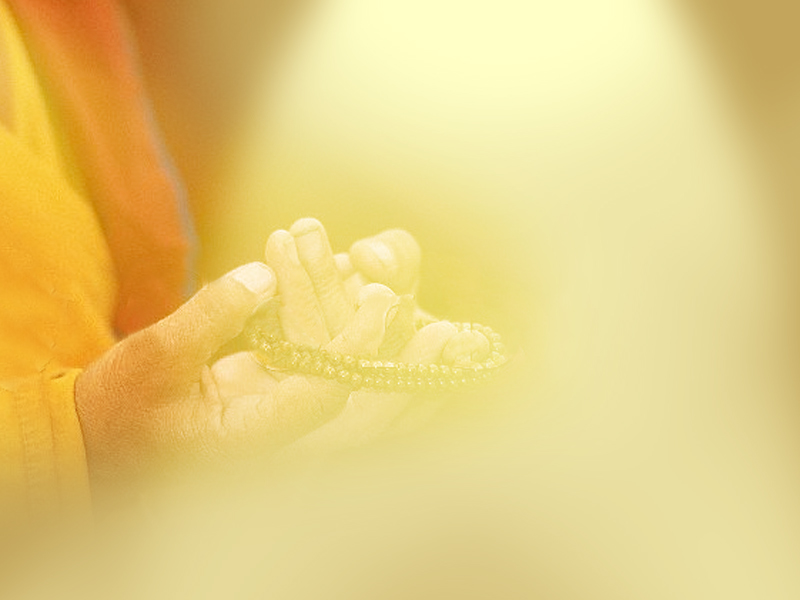
#> input picture assets/images/chapter5/chap5page02.jpg, 800 x 600 px, found by its file name
$ python deploy_authentic_parchment.py
#> lines starting #> are read from the running program, lines starting #| are printed output that depends on the picture
import os
from PIL import Image, ImageDraw, ImageFilter
import numpy as np

base_dir = "Devabhasha_modern"
# 1. Base parchment: Take the warm golden parchment from Devabhasha_master/jpeg/chapter 5/chap5page02.jpg
src_img_path = "Devabhasha_master/jpeg/chapter 5/chap5page02.jpg"
if os.path.exists(src_img_path):
    src = Image.open(src_img_path).convert("RGB")
#> src is the input picture: PIL image 800x600 RGB; mean R, G, B 230.1, 205.4, 127.3
    # The right half (x: 450 to 800) is pure, smooth golden glowing parchment!
    # Let's sample a tile from (480, 50, 780, 550) and create a rich 800x600 smooth parchment
    crop = src.crop((480, 40, 780, 560))
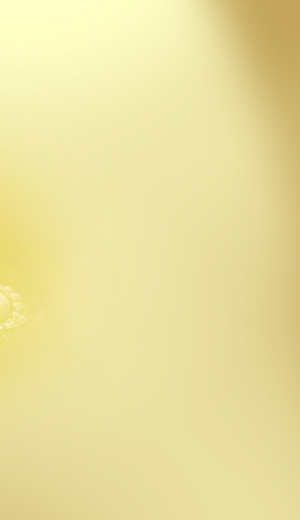
#> crop: PIL image 300x520 RGB; mean R, G, B 234.3, 223.7, 158.5
    # Resize and mirror to fill 800x600
    parchment = Image.new("RGB", (800, 600))
#> parchment: PIL image 800x600 RGB; every value is 0
    # Paste smooth gradient
    p_resized = crop.resize((800, 600), Image.Resampling.LANCZOS)
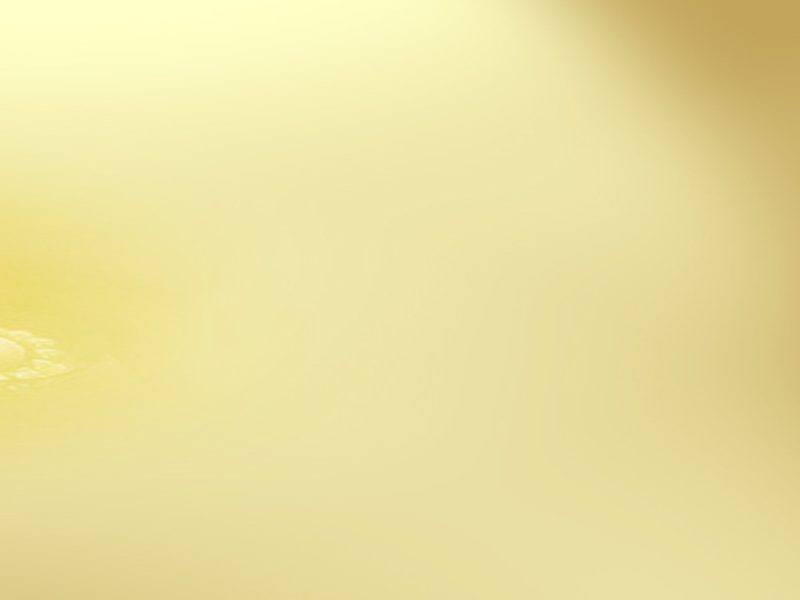
#> p_resized: PIL image 800x600 RGB; mean R, G, B 234.3, 223.7, 158.5

    # Overlay subtle texture from anib.jpg
    anib_path = "Devabhasha_master/jpeg/chap2/anib.jpg"
    if os.path.exists(anib_path):
        anib = Image.open(anib_path).convert("L").resize((800, 600))
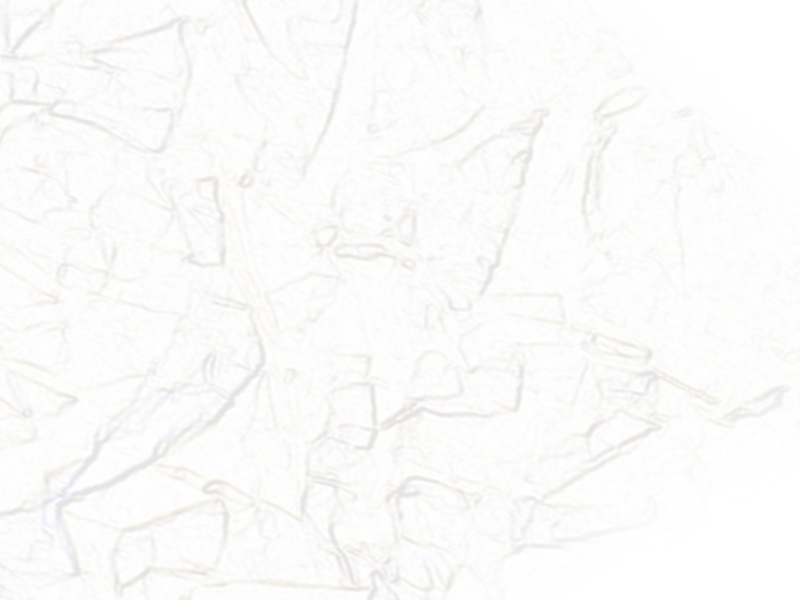
#> input picture assets/images/chap2/anib.jpg, 800 x 600 px, found by its file name
        anib_arr = np.array(anib, dtype=float)
        # Normalize anib grain
        grain = (anib_arr - anib_arr.mean()) / 255.0 * 18.0
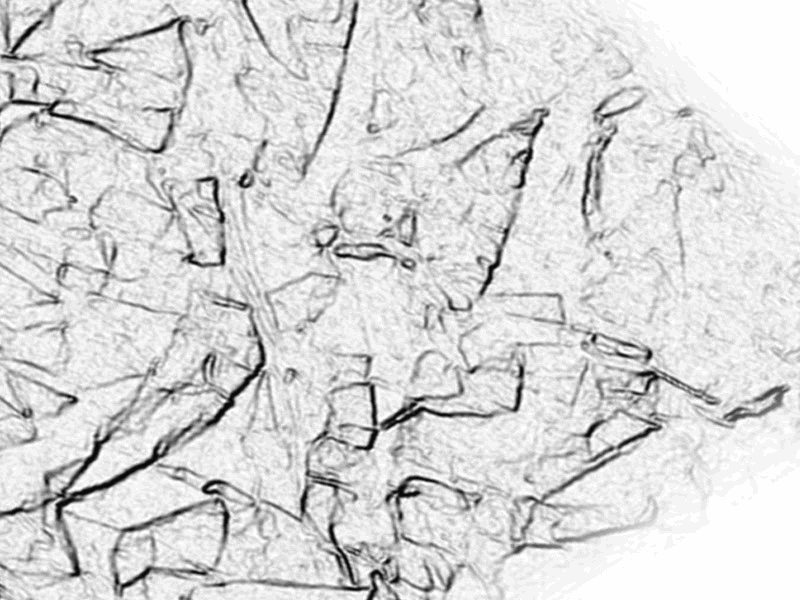
#> grain: shape (600, 800) float64; min -1.62, max 0.286, mean 6.96e-16; drawn with min black and max white
        p_arr = np.array(p_resized, dtype=float)
        p_arr = np.clip(p_arr + grain[:, :, np.newaxis], 0, 255).astype(np.uint8)
        parchment = Image.fromarray(p_arr)
    else:
        parchment = p_resized

    # Draw authentic subtle antique gold border / double fillet
    draw = ImageDraw.Draw(parchment)
    # Outer gold rule
    draw.rectangle([10, 10, 789, 589], outline=(184, 134, 11), width=2)
    # Inner subtle rule
    draw.rectangle([14, 14, 785, 585], outline=(218, 165, 32), width=1)

    out_path = os.path.join(base_dir, "assets", "images", "canvas_parchment.jpg")
    parchment.save(out_path, quality=96)
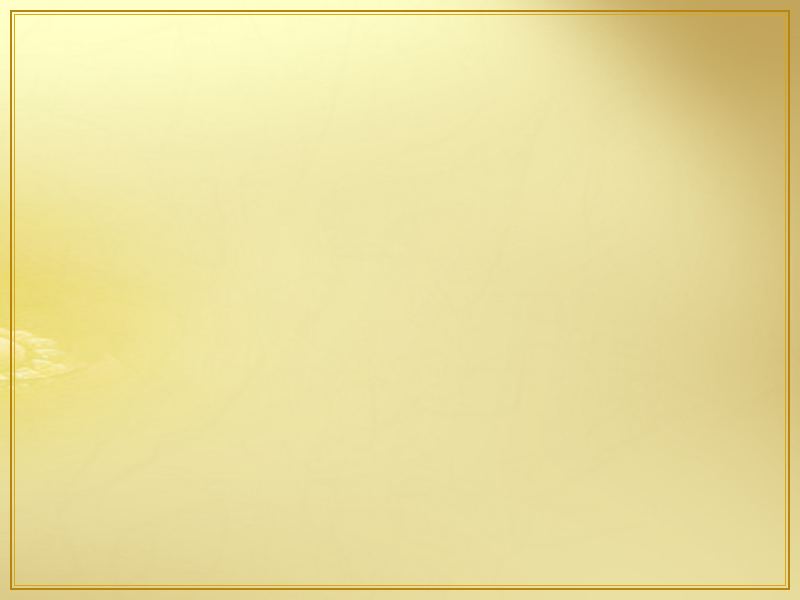
#> saved as canvas_parchment.jpg: PIL image 800x600 RGB; mean R, G, B 233.4, 222.2, 156
    print(f"Created authentic clean parchment canvas: {out_path} ({parchment.size})")
#| Created authentic clean parchment canvas: Devabhasha_modern/assets/images/canvas_parchment.jpg ((800, 600))

    # Now deploy this clean authentic parchment canvas for all SWF chapters (3, 4, 8, 9, 10):
    for ch_id in [3, 4, 8, 9, 10]:
        dir_name = f"chapter{ch_id}"
        if ch_id == 3: dir_name = "chap03"
        dest_dir = os.path.join(base_dir, "assets", "images", dir_name)
        os.makedirs(dest_dir, exist_ok=True)
        dest_file = os.path.join(dest_dir, f"chap{ch_id}canvas.jpg")
        parchment.save(dest_file, quality=96)
        print(f"Deployed clean authentic canvas to: {dest_file}")

print("All chapter canvases updated successfully!")
